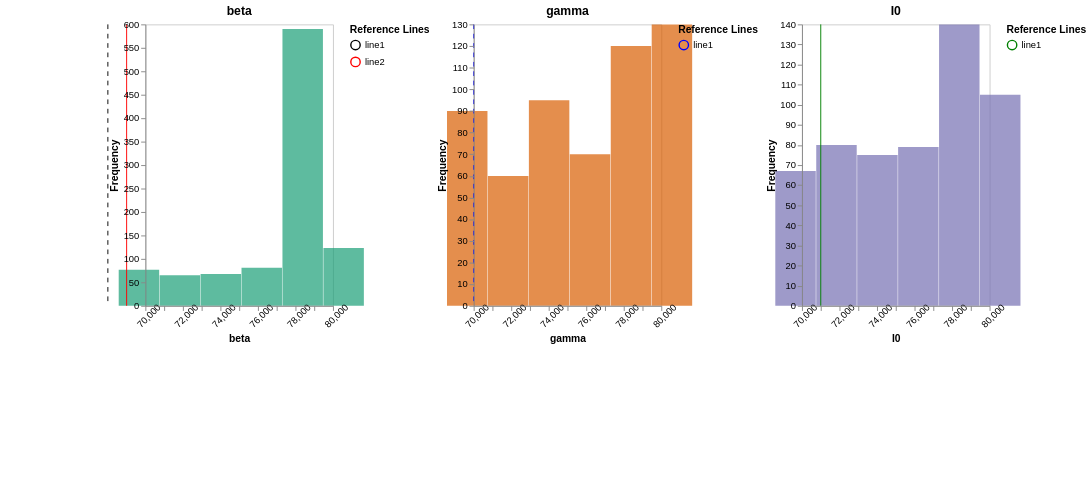

Describe this chart as a Vega-Lite specification.
### Vega specification from a JSON file in a GitHub repository (floating-point values rounded to 4 significant figures)
{"$schema": "https://vega.github.io/schema/vega/v5.json", "description": "A small multiples view of histograms with subplot-specific legends and scales.", "height": 500, "padding": 5, "signals": [{"name": "offset", "value": 150}, {"name": "cellHeight", "value": 300}, {"name": "cellWidth", "value": 200}, {"name": "width", "update": "3 * (offset + cellWidth)"}, {"name": "totalHeight", "update": "cellHeight * 1.2"}, {"name": "axisLabels", "value": {"beta": {"xaxis": "beta", "yaxis": "Frequency"}, "gamma": {"xaxis": "gamma", "yaxis": "Frequency"}, "I0": {"xaxis": "I0", "yaxis": "Frequency"}}}, {"name": "range", "value": {"beta": {"min": 70000, "max": 80000}, "gamma": {"min": 70000, "max": 80000}, "I0": {"min": 70000, "max": 80000}}}], "data": [{"name": "binned", "values": [{"bin0": 68580.0, "bin1": 70760.0, "count": 77, "label": "beta"}, {"bin0": 70760.0, "bin1": 72940.0, "count": 65, "label": "beta"}, {"bin0": 72940.0, "bin1": 75120.0, "count": 68, "label": "beta"}, {"bin0": 75120.0, "bin1": 77310.0, "count": 81, "label": "beta"}, {"bin0": 77310.0, "bin1": 79490.0, "count": 590, "label": "beta"}, {"bin0": 79490.0, "bin1": 81670.0, "count": 123, "label": "beta"}, {"bin0": 68580.0, "bin1": 70760.0, "count": 90, "label": "gamma"}, {"bin0": 70760.0, "bin1": 72940.0, "count": 60, "label": "gamma"}, {"bin0": 72940.0, "bin1": 75120.0, "count": 95, "label": "gamma"}, {"bin0": 75120.0, "bin1": 77310.0, "count": 70, "label": "gamma"}, {"bin0": 77310.0, "bin1": 79490.0, "count": 120, "label": "gamma"}, {"bin0": 79490.0, "bin1": 81670.0, "count": 130, "label": "gamma"}, {"bin0": 68580.0, "bin1": 70760.0, "count": 67, "label": "I0"}, {"bin0": 70760.0, "bin1": 72940.0, "count": 80, "label": "I0"}, {"bin0": 72940.0, "bin1": 75120.0, "count": 75, "label": "I0"}, {"bin0": 75120.0, "bin1": 77310.0, "count": 79, "label": "I0"}, {"bin0": 77310.0, "bin1": 79490.0, "count": 140, "label": "I0"}, {"bin0": 79490.0, "bin1": 81670.0, "count": 105, "label": "I0"}]}, {"name": "maxCounts", "source": "binned", "transform": [{"type": "aggregate", "groupby": ["label"], "fields": ["count"], "ops": ["max"], "as": ["maxCount"]}]}, {"name": "yref", "values": [{"label": "beta", "number": 68000, "name": "line1", "color": "black", "type": "dashed"}, {"label": "beta", "number": 69000, "name": "line2", "color": "red", "type": "solid"}, {"label": "gamma", "number": 70000, "name": "line1", "color": "blue", "type": "dashed"}, {"label": "I0", "number": 71000, "name": "line1", "color": "green", "type": "solid"}]}], "scales": [{"name": "gscale", "type": "band", "range": [0, {"signal": "width"}], "round": true, "domain": {"data": "binned", "field": "label"}}, {"name": "color", "type": "ordinal", "domain": {"data": "binned", "field": "label"}, "range": {"scheme": "dark2"}}, {"name": "lineStyle", "type": "ordinal", "domain": ["dashed", "solid"], "range": [[5, 5], []]}], "marks": [{"name": "labelGroups", "type": "group", "from": {"facet": {"data": "binned", "name": "facetedData", "groupby": "label"}}, "encode": {"enter": {"x": {"scale": "gscale", "field": "label", "offset": {"signal": "offset"}}, "width": {"signal": "cellWidth"}, "height": {"signal": "cellHeight"}, "stroke": {"value": "#ccc"}}}, "data": [{"name": "yScaleData", "source": "maxCounts", "transform": [{"type": "filter", "expr": "datum.label === parent.label"}]}, {"name": "filteredyref", "source": "yref", "transform": [{"type": "filter", "expr": "datum.label === parent.label"}]}], "scales": [{"name": "xscale", "type": "linear", "range": [0, {"signal": "cellWidth"}], "domain": {"signal": "[range[parent.label].min, range[parent.label].max]"}, "zero": false, "nice": true}, {"name": "yscale", "type": "linear", "range": [{"signal": "cellHeight"}, 0], "domain": {"data": "yScaleData", "field": "maxCount"}, "zero": true, "nice": true}, {"name": "yrefColorScale", "type": "ordinal", "domain": {"data": "filteredyref", "field": "name"}, "range": {"data": "filteredyref", "field": "color"}}], "legends": [{"stroke": "yrefColorScale", "strokeDash": "lineStyle", "orient": "right", "title": "Reference Lines", "encode": {"symbols": {"enter": {"stroke": {"scale": "yrefColorScale", "field": "label"}, "strokeDash": {"scale": "lineStyle", "field": "type"}}}, "labels": {"enter": {"text": {"field": "name"}}}}}], "axes": [{"orient": "bottom", "scale": "xscale", "zindex": 1, "labelOverlap": "parity", "labelSeparation": 10, "labelAngle": -45, "title": {"signal": "axisLabels[parent.label].xaxis"}}, {"orient": "left", "scale": "yscale", "zindex": 1, "title": {"signal": "axisLabels[parent.label].yaxis"}}], "marks": [{"name": "bins", "type": "rect", "from": {"data": "facetedData"}, "encode": {"enter": {"fill": {"scale": "color", "field": "label"}, "opacity": {"value": 0.7}}, "update": {"x": {"scale": "xscale", "field": "bin0"}, "x2": {"scale": "xscale", "field": "bin1", "offset": -0.5}, "y": {"scale": "yscale", "field": "count"}, "y2": {"scale": "yscale", "value": 0}, "tooltip": {"signal": "{ 'Count': datum.count }"}}}}, {"type": "text", "encode": {"enter": {"x": {"signal": "cellWidth / 2"}, "y": {"signal": "-10"}, "align": {"value": "center"}, "fontSize": {"value": 13}, "text": {"signal": "parent.label"}, "fontWeight": {"value": "bold"}}}}, {"name": "refLines", "type": "rule", "from": {"data": "filteredyref"}, "encode": {"enter": {"x": {"scale": "xscale", "field": "number"}, "y": {"value": 0}, "y2": {"signal": "cellHeight"}, "stroke": {"scale": "yrefColorScale", "field": "name"}, "strokeDash": {"scale": "lineStyle", "field": "type"}, "tooltip": {"signal": "{ 'Value': datum.name }"}}}}]}]}
